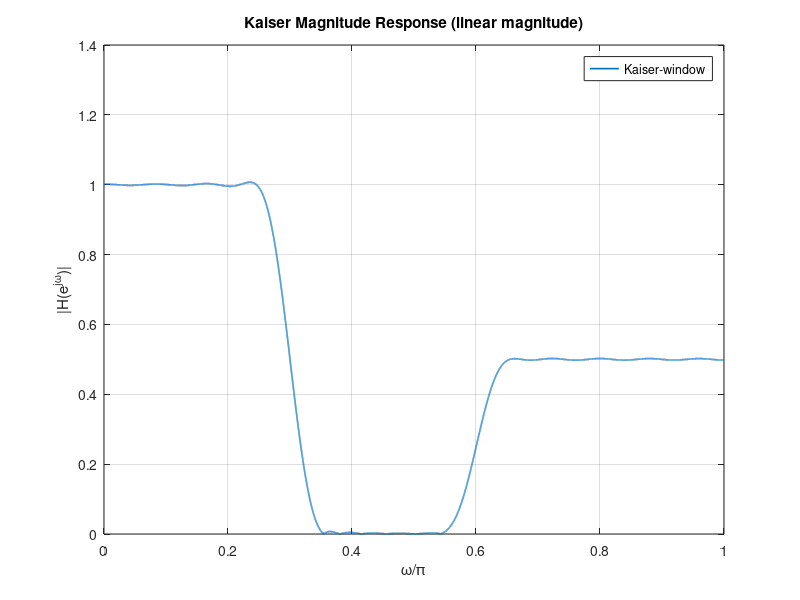
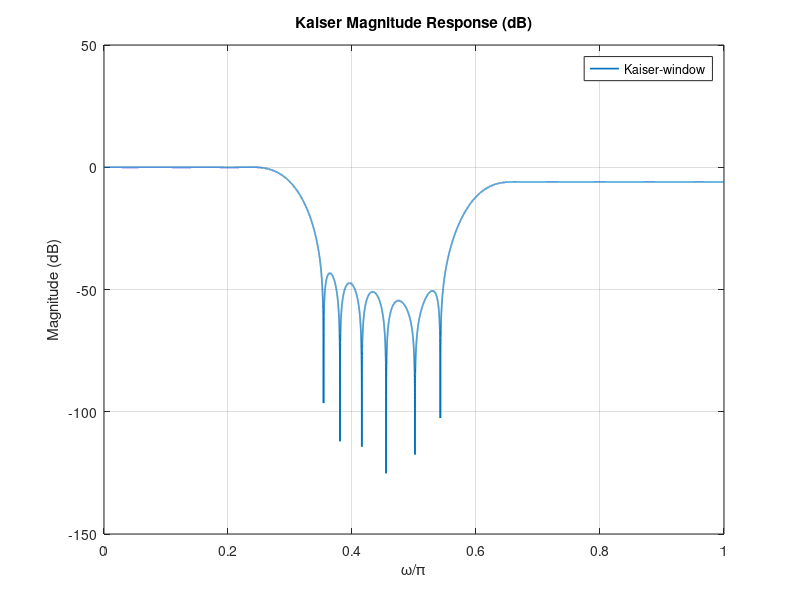
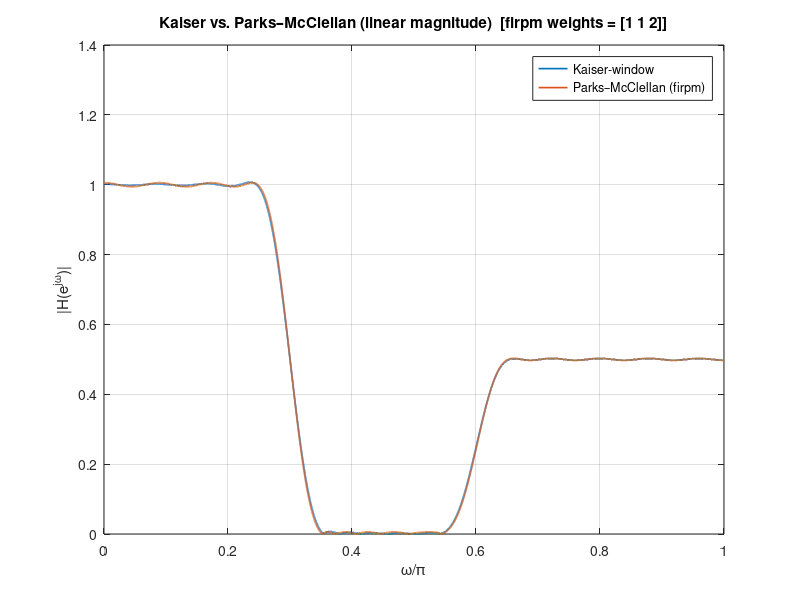
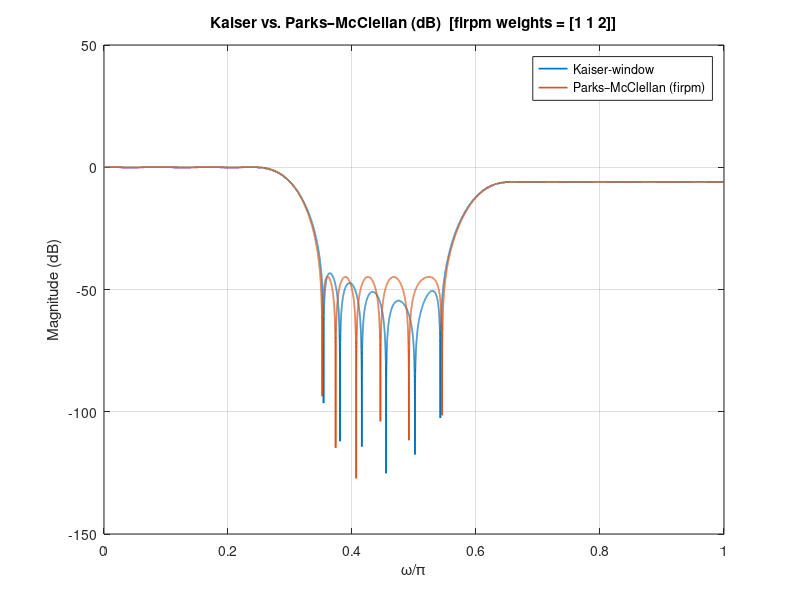

These charts were generated, in order, by the following MATLAB code: (Note: this script raises an error after producing the figures.)
clc; clear; close all;

M = 48;
N = M + 1;
beta = 3.68;
B = 1.0;
C = 0.5;

w1 = 0.3*pi;
w2 = 0.6*pi;

A_dB = 42.4;
Dw = (A_dB - 8) / (2.285 * N);
wp1 = 0.3*pi - Dw/2; ws1 = 0.3*pi + Dw/2;
ws2 = 0.6*pi - Dw/2; wp2 = 0.6*pi + Dw/2;

%% result from part c
n = 0:M;
k = n - M/2; % centered index (M/2=24)
hd = sin(0.3*pi*(n-24))./(pi*(n-24)) + ...
     0.5*(-1).^(n-24).*sin(0.4*pi*(n-24))./(pi*(n-24));
hd(n==24) = 0.3 + 0.5*0.4;

%% part d, choosing Kaiser window design
wK = kaiser(N, beta).';
hK = hd .* wK;

[Hk, wgrid] = freqz(hK, 1, 32768);
magK = abs(Hk);
magK_dB = 20*log10(max(magK, 1e-12));


% Linear magnitude
figure('Name','Linear Magnitude');
plot(wgrid/pi, magK, 'LineWidth',1.2); hold on;
grid on; xlabel('\omega/\pi'); ylabel('|H(e^{j\omega})|');
title('Kaiser Magnitude Response (linear magnitude)');
legend('Kaiser-window','Location','Best');
% Save plot to PNG
saveas(gcf, 'hw5_7_44_d_linear.png');

% dB magnitude
figure('Name','Magnitude in dB');
plot(wgrid/pi, magK_dB, 'LineWidth',1.2); hold on;
grid on; xlabel('\omega/\pi'); ylabel('Magnitude (dB)');
title('Kaiser Magnitude Response (dB)');
legend('Kaiser-window','Location','Best');
% save plot to PNG
saveas(gcf, 'hw5_7_44_d_db.png');

%% part e getting numerical Measure δ1, δ2, δ3 on spec bands
% Spec bands from wp1, ws1, ws2, wp2
idx_p1 = find(wgrid >= 0 & wgrid <= wp1);
idx_s = find(wgrid >= ws1 & wgrid <= ws2);
idx_p2 = find(wgrid >= wp2 & wgrid <= pi);

delta1_K = max(abs(magK(idx_p1) - B));
delta2_K = max(magK(idx_s));
delta3_K = max(abs(magK(idx_p2) - C));

fprintf('part e\n');
fprintf('  delta1 (low passband) = %.2f dB, delta ≈ %.6g\n', -20*log10(delta1_K), delta1_K);
fprintf('  delta2 (stopband) = %.2f dB, delta ≈ %.6g\n', -20*log10(delta2_K), delta2_K);
fprintf('  delta3 (high passband) = %.2f dB, delta ≈ %.6g\n', -20*log10(delta3_K), delta3_K);
fprintf('  (Approx attenuation = %.1f dB, delta ≈ %.3g)\n', A_dB, 10^(-A_dB/20));
fprintf('\n');

%% part f, choosing firpm (Parks–McClellan)
% Frequency grid for firpm is normalized to 1 ↔ π (use /pi).
f = [0  wp1 ws1 ws2 wp2 pi]/pi;
a = [B B 0 0 C C];

% weight selection: Balance relative ripple (weight high band ~ 2x)
wts = [1 1 2];  % [pass1, stop, pass2]

hPM = firpm(M, f, a, wts); % Equiripple design

[Hpm, wgrid2] = freqz(hPM, 1, 32768);
magPM = abs(Hpm);
magPM_dB = 20*log10(max(magPM, 1e-12));

% measure firpm ripples on the same spec bands
delta1_PM = max(abs(magPM(idx_p1) - B));
delta2_PM = max(magPM(idx_s));
delta3_PM = max(abs(magPM(idx_p2) - C));

%% ---------------- (g) Plots & comparison ----------------
% Linear magnitude
figure('Name','Linear Magnitude');
plot(wgrid/pi, magK, 'LineWidth',1.2); hold on;
plot(wgrid2/pi, magPM, 'LineWidth',1.2);
grid on; xlabel('\omega/\pi'); ylabel('|H(e^{j\omega})|');
title('Kaiser vs. Parks–McClellan (linear magnitude)  [firpm weights = [1 1 2]]');
legend('Kaiser-window', 'Parks–McClellan (firpm)', 'Location','Best');
% Save plot to PNG
saveas(gcf, 'hw5_7_44_f_linear.png');

% dB magnitude
figure('Name','Magnitude in dB');
plot(wgrid/pi, magK_dB, 'LineWidth',1.2); hold on;
plot(wgrid2/pi, magPM_dB, 'LineWidth',1.2);
grid on; xlabel('\omega/\pi'); ylabel('Magnitude (dB)');
title('Kaiser vs. Parks–McClellan (dB)  [firpm weights = [1 1 2]]');
legend('Kaiser-window', 'Parks–McClellan (firpm)', 'Location','Best');

% adding bands on the dB plot
yl = ylim;
for xx = [wp1, ws1, ws2, wp2]/pi
    xline(xx, ':', 'Color','r');
end
ylim(yl);

% Save plot to PNG
saveas(gcf, 'hw5_7_44_f_db.png');

%% ---------------- Console summary ----------------
fprintf('=== SPEC BANDS (from Kaiser Δω estimate) ===\n');
fprintf('  wp1/pi = %.6f\n', wp1/pi);
fprintf('  ws1/pi = %.6f\n', ws1/pi);
fprintf('  ws2/pi = %.6f\n', ws2/pi);
fprintf('  wp2/pi = %.6f\n', wp2/pi);
fprintf('\n');

fprintf('=== (e) Kaiser-window measured ripples ===\n');
fprintf('  delta1 (low passband) = %.6g\n', delta1_K);
fprintf('  delta2 (stopband) = %.6g\n', delta2_K);
fprintf('  delta3 (high passband) = %.6g\n', delta3_K);
fprintf('  (Approx attenuation = %.1f dB → delta ≈ %.3g)\n', A_dB, 10^(-A_dB/20));
fprintf('\n');

fprintf('=== (f) firpm measured ripples (weights = [%g %g %g]) ===\n', wts(1), wts(2), wts(3));
fprintf('  delta1 (low passband) = %.6g\n', delta1_PM);
fprintf('  delta2 (stopband) = %.6g\n', delta2_PM);
fprintf('  delta3 (high passband) = %.6g\n', delta3_PM);
fprintf('\n');

% High-level comparison
fprintf('=== (g) Brief comparison ===\n');
fprintf('- Kaiser-window: quick, predictable Δω & δ from (beta,N); not equiripple.\n');
fprintf('- firpm: equiripple; generally achieves smaller max error per band for same M.\n');
fprintf('- Using weights [1 1 2] balances relative passband ripples (since high band level is 0.5).\n');
